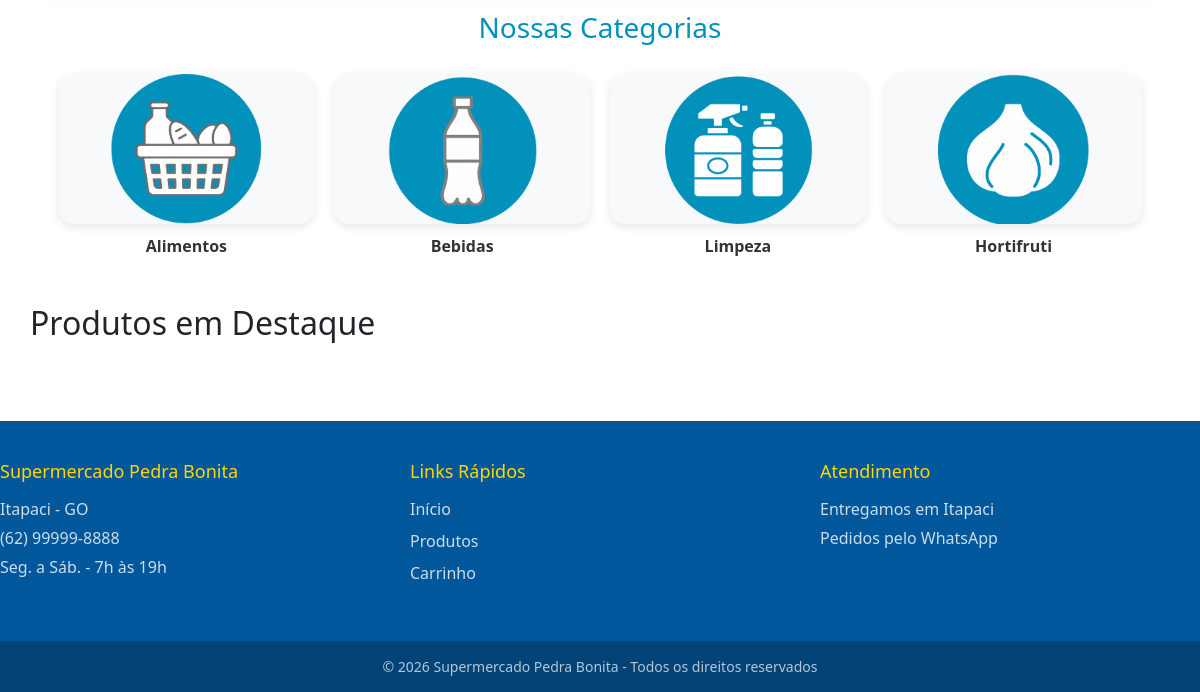
Before: / (lower part) with the older database file.
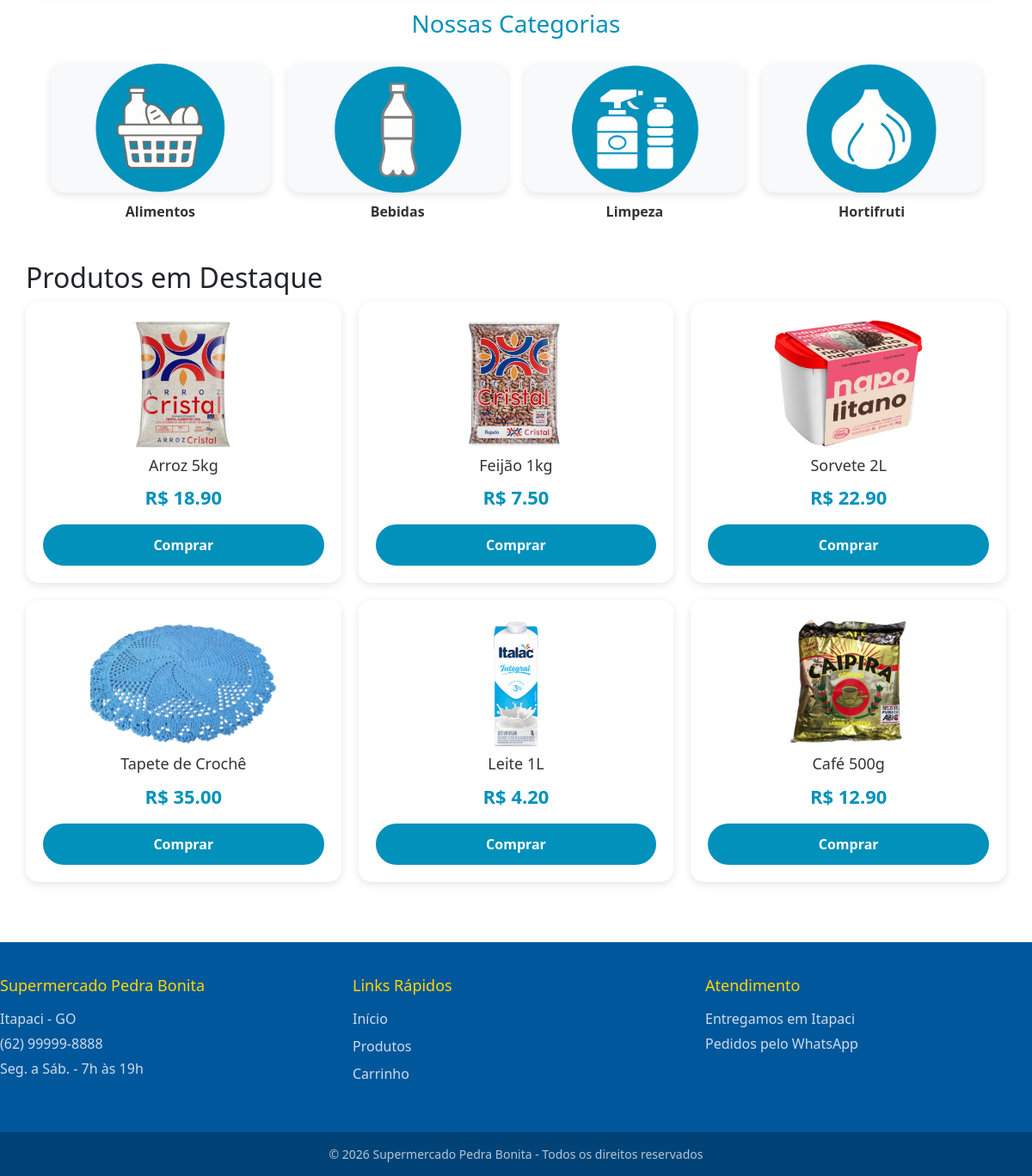
After: the same page with the newer database file.
### supermercadopedrabonita/models.py (models this page shows, shortened)
class Produto(db.Model):
    id = db.Column(db.Integer, primary_key=True)
    nome = db.Column(db.String(100), nullable=False)
    preco = db.Column(db.Float, nullable=False)
    descricao = db.Column(db.Text)
    categoria = db.Column(db.String(50))
    disponivel = db.Column(db.Boolean, default=True)
    data_criacao = db.Column(db.DateTime, default=datetime.utcnow)
    imagem_url = db.Column(db.String(200))

### supermercadopedrabonita/routes.py (the view)
@app.route('/')
def home():
    produtos = Produto.query.all()
    return render_template('index.html', nome_empresa=NOME, telefone=TELEFONE, produtos=produtos)

### supermercadopedrabonita/templates/index.html (shortened to what this page needs)
{% extends "base.html" %}
{% block conteudo %}
<div class="banner-container">
<div class="categorias-container">
    <h2>Nossas Categorias</h2>
    <div class="categorias-grid">
        <a href="{{ url_for('produtos') }}" class="categoria-card">
            <img src="{{ url_for('static', filename='img/categoria-alimentos.png') }}"
                 alt="Alimentos">
            <p>Alimentos</p>
        </a>
        <a href="{{ url_for('produtos') }}" class="categoria-card">
            <img src="{{ url_for('static', filename='img/categoria-bebidas.png') }}"
                 alt="Bebidas">
            <p>Bebidas</p>
        </a>
        <a href="{{ url_for('produtos') }}" class="categoria-card">
            <img src="{{ url_for('static', filename='img/categoria-limpeza.png') }}"
                 alt="Limpeza">
            <p>Limpeza</p>
        </a>
        <a href="{{ url_for('produtos') }}" class="categoria-card">
            <img src="{{ url_for('static', filename='img/categoria-hortifruti.png') }}"
                 alt="Hortifruti">
            <p>Hortifruti</p>
        </a>
    </div>
</div>
<div class="destaque-container">
    <h2>Produtos em Destaque</h2>
<div class="destaque-grid">
    {% for produto in produtos %}
    <div class="produto-card">
        <img src="{{ url_for('static', filename=produto.imagem_url) }}"
             alt="{{ produto.nome }}"
             class="produto-img">
        <h3>{{ produto.nome }}</h3>
        <p class="preco">R$ {{ "%.2f"|format(produto.preco) }}</p>
        <a href="{{ url_for('adicionar_carrinho', produto_id=produto.id) }}" class="btn-comprar">
    Comprar
</a>
    </div>
    {% endfor %}
</div>
</div>
    </div>
{% endblock %}

### supermercadopedrabonita/templates/base.html (shortened to what this page needs)
<!DOCTYPE html>
<html lang="pt-br">
<head>
    <link href="https://cdn.jsdelivr.net/npm/bootstrap@5.3.0/dist/css/bootstrap.min.css" rel="stylesheet">
    <link rel="stylesheet" href="{{ url_for('static', filename='css/style.css') }}">
</head>
<body>
    {% block conteudo %}
    {% endblock %}
<footer class="footer">
    <div class="footer-container">
        <div class="footer-col">
            <h3>{{ nome_empresa }}</h3>
            <p>Itapaci - GO</p>
            <p>{{ telefone }}</p>
            <p>Seg. a Sáb. - 7h às 19h</p>
        </div>
        <div class="footer-col">
            <h3>Links Rápidos</h3>
            <ul>
                <li><a href="{{ url_for('home') }}">Início</a></li>
                <li><a href="{{ url_for('produtos') }}">Produtos</a></li>
                <li><a href="{{ url_for('carrinho') }}">Carrinho</a></li>
            </ul>
        </div>
        <div class="footer-col">
            <h3>Atendimento</h3>
            <p>Entregamos em Itapaci</p>
            <p>Pedidos pelo WhatsApp</p>
        </div>
    </div>
    <div class="footer-bottom">
        <p>© 2026 Supermercado Pedra Bonita - Todos os direitos reservados</p>
    </div>
</footer>
</body>
</html>

### supermercadopedrabonita/static/css/style.css (style rules this page uses)
* { margin: 0; padding: 0; box-sizing: border-box; }
.banner-container { width: 95%; max-width: 1600px; margin: auto; padding: 20px 0; }
.footer { background: #01579b; color: #fff; margin-top: 50px; }
.footer-container { width: 1200px; margin: auto; display: flex; justify-content: space-between; padding: 40px 0; gap: 30px; }
.footer-col { flex: 1; }
.footer-col h3 { color: #ffd700; margin-bottom: 15px; font-size: 18px; }
.footer-col p { margin: 5px 0; color: rgba(255, 255, 255, 0.8); }
.footer-col ul { list-style: none; padding: 0; }
.footer-col ul li { margin: 8px 0; }
.footer-col ul li a { color: rgba(255, 255, 255, 0.8); text-decoration: none; transition: 0.3s; }
.footer-bottom { background: #014377; text-align: center; padding: 15px 0; font-size: 14px; }
.footer-bottom p { margin: 0; color: rgba(255, 255, 255, 0.7); }
.categorias-container { margin: auto; padding: 30px 0; width: 95%; max-width: 1600px; }
.categorias-container h2 { color: #0191bb; text-align: center; margin-bottom: 30px; font-size: 28px; }
.categorias-grid { display: grid; grid-template-columns: repeat(4, 1fr); gap: 20px; }
.categoria-card { text-align: center; text-decoration: none; transition: 0.3s; }
.categoria-card img { width: 100%; height: 150px; object-fit: contain; border-radius: 15px; box-shadow: 0 3px 10px rgba(0,0,0,0.1); transition: 0.3s; background: #f8f9fa; }
.categoria-card p { color: #333; font-weight: bold; margin-top: 10px; font-size: 16px; }
.destaque-grid { display: grid; grid-template-columns: repeat(3, 1fr); gap: 20px; }
.produto-card { background: #fff; border-radius: 15px; padding: 20px; text-align: center; box-shadow: 0 3px 10px rgba(0,0,0,0.1); transition: 0.3s; }
.produto-img { width: 100%; height: 150px; object-fit: contain; border-radius: 10px; margin-bottom: 10px; }
.produto-card h3 { color: #333; margin-bottom: 10px; font-size: 18px; }
.preco { font-size: 22px; font-weight: bold; color: #0191bb; margin-bottom: 15px; }
.btn-comprar { display: block; background: #0191bb; color: #fff; border: none; padding: 12px 25px; border-radius: 25px; cursor: pointer; font-weight: bold; font-size: 16px; width: 100%; text-align: center; text-decoration: none; transition: 0.3s; }

Changed rows visible on the page:
added Produto: imagem_url (picture), nome "Arroz 5kg", preco "18.90"
added Produto: imagem_url (picture), nome "Feijão 1kg", preco "7.50"
added Produto: imagem_url (picture), nome "Sorvete 2L", preco "22.90"
added Produto: imagem_url (picture), nome "Tapete de Crochê", preco "35.00"
added Produto: imagem_url (picture), nome "Leite 1L", preco "4.20"
added Produto: imagem_url (picture), nome "Café 500g", preco "12.90"
